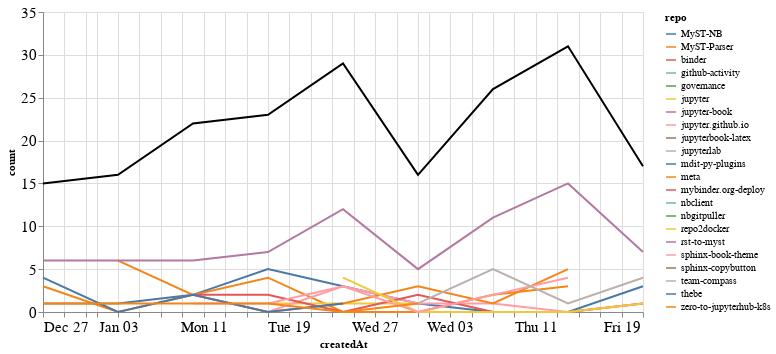

Here is the notebook cell this chart was saved with:
### Markdown cell above
### Comments

### Code cell
comments_time = comments.groupby('repo').resample('W', on='createdAt').count()['author'].reset_index()
comments_time = comments_time.rename(columns={'author': 'count'})
comments_time_total = comments_time.groupby('createdAt').agg({"count": "sum"}).reset_index()
ch1 = alt.Chart(comments_time, width=600).mark_line().encode(
    x='createdAt',
    y='count',
    color='repo',
    tooltip="repo"
)

ch2 = alt.Chart(comments_time_total, width=600).mark_line(color="black").encode(
    x='createdAt',
    y='count',
)

ch1 + ch2

### Figure 1 — Vega-Lite specification as saved in the notebook (floating-point values rounded to 4 significant figures)
{"config": {"axisLeft": {"labelFontSize": 15}, "axisBottom": {"labelFontSize": 15}}, "layer": [{"data": {"name": "data-101731305473db0edca0e23d5d144fbe"}, "mark": "line", "encoding": {"color": {"type": "nominal", "field": "repo"}, "tooltip": {"type": "nominal", "field": "repo"}, "x": {"type": "temporal", "field": "createdAt"}, "y": {"type": "quantitative", "field": "count"}}, "width": 600}, {"data": {"name": "data-9bb05378334a6281f7742c8236607548"}, "mark": {"type": "line", "color": "black"}, "encoding": {"x": {"type": "temporal", "field": "createdAt"}, "y": {"type": "quantitative", "field": "count"}}, "width": 600}], "$schema": "https://vega.github.io/schema/vega-lite/v4.8.1.json", "datasets": {"data-101731305473db0edca0e23d5d144fbe": [{"repo": "MyST-NB", "createdAt": "2021-01-03T00:00:00", "count": 1}, {"repo": "MyST-NB", "createdAt": "2021-01-10T00:00:00", "count": 2}, {"repo": "MyST-NB", "createdAt": "2021-01-17T00:00:00", "count": 5}, {"repo": "MyST-NB", "createdAt": "2021-01-24T00:00:00", "count": 3}, {"repo": "MyST-NB", "createdAt": "2021-01-31T00:00:00", "count": 1}, {"repo": "MyST-NB", "createdAt": "2021-02-07T00:00:00", "count": 0}, {"repo": "MyST-NB", "createdAt": "2021-02-14T00:00:00", "count": 0}, {"repo": "MyST-NB", "createdAt": "2021-02-21T00:00:00", "count": 3}, {"repo": "MyST-Parser", "createdAt": "2021-01-03T00:00:00", "count": 6}, {"repo": "MyST-Parser", "createdAt": "2021-01-10T00:00:00", "count": 2}, {"repo": "MyST-Parser", "createdAt": "2021-01-17T00:00:00", "count": 4}, {"repo": "MyST-Parser", "createdAt": "2021-01-24T00:00:00", "count": 0}, {"repo": "MyST-Parser", "createdAt": "2021-01-31T00:00:00", "count": 0}, {"repo": "MyST-Parser", "createdAt": "2021-02-07T00:00:00", "count": 2}, {"repo": "MyST-Parser", "createdAt": "2021-02-14T00:00:00", "count": 3}, {"repo": "binder", "createdAt": "2021-01-31T00:00:00", "count": 1}, {"repo": "github-activity", "createdAt": "2021-01-17T00:00:00", "count": 2}, {"repo": "governance", "createdAt": "2021-01-24T00:00:00", "count": 1}, {"repo": "jupyter", "createdAt": "2021-01-17T00:00:00", "count": 1}, {"repo": "jupyter", "createdAt": "2021-01-24T00:00:00", "count": 1}, {"repo": "jupyter", "createdAt": "2021-01-31T00:00:00", "count": 1}, {"repo": "jupyter-book", "createdAt": "2020-12-27T00:00:00", "count": 6}, {"repo": "jupyter-book", "createdAt": "2021-01-03T00:00:00", "count": 6}, {"repo": "jupyter-book", "createdAt": "2021-01-10T00:00:00", "count": 6}, {"repo": "jupyter-book", "createdAt": "2021-01-17T00:00:00", "count": 7}, {"repo": "jupyter-book", "createdAt": "2021-01-24T00:00:00", "count": 12}, {"repo": "jupyter-book", "createdAt": "2021-01-31T00:00:00", "count": 5}, {"repo": "jupyter-book", "createdAt": "2021-02-07T00:00:00", "count": 11}, {"repo": "jupyter-book", "createdAt": "2021-02-14T00:00:00", "count": 15}, {"repo": "jupyter-book", "createdAt": "2021-02-21T00:00:00", "count": 7}, {"repo": "jupyter.github.io", "createdAt": "2021-01-10T00:00:00", "count": 2}, {"repo": "jupyter.github.io", "createdAt": "2021-01-17T00:00:00", "count": 0}, {"repo": "jupyter.github.io", "createdAt": "2021-01-24T00:00:00", "count": 3}, {"repo": "jupyter.github.io", "createdAt": "2021-01-31T00:00:00", "count": 1}, {"repo": "jupyter.github.io", "createdAt": "2021-02-07T00:00:00", "count": 1}, {"repo": "jupyter.github.io", "createdAt": "2021-02-14T00:00:00", "count": 0}, {"repo": "jupyter.github.io", "createdAt": "2021-02-21T00:00:00", "count": 1}, {"repo": "jupyterbook-latex", "createdAt": "2021-02-07T00:00:00", "count": 2}, {"repo": "jupyterlab", "createdAt": "2021-02-07T00:00:00", "count": 1}, {"repo": "mdit-py-plugins", "createdAt": "2021-02-07T00:00:00", "count": 1}, {"repo": "meta", "createdAt": "2020-12-27T00:00:00", "count": 3}, {"repo": "meta", "createdAt": "2021-01-03T00:00:00", "count": 0}, {"repo": "meta", "createdAt": "2021-01-10T00:00:00", "count": 2}, {"repo": "meta", "createdAt": "2021-01-17T00:00:00", "count": 0}, {"repo": "meta", "createdAt": "2021-01-24T00:00:00", "count": 1}, {"repo": "meta", "createdAt": "2021-01-31T00:00:00", "count": 3}, {"repo": "meta", "createdAt": "2021-02-07T00:00:00", "count": 1}, {"repo": "meta", "createdAt": "2021-02-14T00:00:00", "count": 5}, {"repo": "mybinder.org-deploy", "createdAt": "2021-01-10T00:00:00", "count": 2}, {"repo": "mybinder.org-deploy", "createdAt": "2021-01-17T00:00:00", "count": 2}, {"repo": "mybinder.org-deploy", "createdAt": "2021-01-24T00:00:00", "count": 0}, {"repo": "mybinder.org-deploy", "createdAt": "2021-01-31T00:00:00", "count": 2}, {"repo": "mybinder.org-deploy", "createdAt": "2021-02-07T00:00:00", "count": 0}, {"repo": "mybinder.org-deploy", "createdAt": "2021-02-14T00:00:00", "count": 0}, {"repo": "mybinder.org-deploy", "createdAt": "2021-02-21T00:00:00", "count": 1}, {"repo": "nbclient", "createdAt": "2021-02-14T00:00:00", "count": 3}, {"repo": "nbgitpuller", "createdAt": "2021-01-10T00:00:00", "count": 2}, {"repo": "repo2docker", "createdAt": "2021-01-24T00:00:00", "count": 4}, {"repo": "repo2docker", "createdAt": "2021-01-31T00:00:00", "count": 0}, {"repo": "repo2docker", "createdAt": "2021-02-07T00:00:00", "count": 0}, {"repo": "repo2docker", "createdAt": "2021-02-14T00:00:00", "count": 0}, {"repo": "repo2docker", "createdAt": "2021-02-21T00:00:00", "count": 1}, {"repo": "rst-to-myst", "createdAt": "2021-01-03T00:00:00", "count": 1}, {"repo": "sphinx-book-theme", "createdAt": "2021-01-10T00:00:00", "count": 1}, {"repo": "sphinx-book-theme", "createdAt": "2021-01-17T00:00:00", "count": 1}, {"repo": "sphinx-book-theme", "createdAt": "2021-01-24T00:00:00", "count": 3}, {"repo": "sphinx-book-theme", "createdAt": "2021-01-31T00:00:00", "count": 0}, {"repo": "sphinx-book-theme", "createdAt": "2021-02-07T00:00:00", "count": 2}, {"repo": "sphinx-book-theme", "createdAt": "2021-02-14T00:00:00", "count": 4}, {"repo": "sphinx-copybutton", "createdAt": "2020-12-27T00:00:00", "count": 1}, {"repo": "sphinx-copybutton", "createdAt": "2021-01-03T00:00:00", "count": 1}, {"repo": "team-compass", "createdAt": "2021-01-31T00:00:00", "count": 1}, {"repo": "team-compass", "createdAt": "2021-02-07T00:00:00", "count": 5}, {"repo": "team-compass", "createdAt": "2021-02-14T00:00:00", "count": 1}, {"repo": "team-compass", "createdAt": "2021-02-21T00:00:00", "count": 4}, {"repo": "thebe", "createdAt": "2020-12-27T00:00:00", "count": 4}, {"repo": "thebe", "createdAt": "2021-01-03T00:00:00", "count": 0}, {"repo": "thebe", "createdAt": "2021-01-10T00:00:00", "count": 2}, {"repo": "thebe", "createdAt": "2021-01-17T00:00:00", "count": 0}, {"repo": "thebe", "createdAt": "2021-01-24T00:00:00", "count": 1}, {"repo": "zero-to-jupyterhub-k8s", "createdAt": "2020-12-27T00:00:00", "count": 1}, {"repo": "zero-to-jupyterhub-k8s", "createdAt": "2021-01-03T00:00:00", "count": 1}, {"repo": "zero-to-jupyterhub-k8s", "createdAt": "2021-01-10T00:00:00", "count": 1}, {"repo": "zero-to-jupyterhub-k8s", "createdAt": "2021-01-17T00:00:00", "count": 1}, {"repo": "zero-to-jupyterhub-k8s", "createdAt": "2021-01-24T00:00:00", "count": 0}, {"repo": "zero-to-jupyterhub-k8s", "createdAt": "2021-01-31T00:00:00", "count": 1}], "data-9bb05378334a6281f7742c8236607548": [{"createdAt": "2020-12-27T00:00:00", "count": 15}, {"createdAt": "2021-01-03T00:00:00", "count": 16}, {"createdAt": "2021-01-10T00:00:00", "count": 22}, {"createdAt": "2021-01-17T00:00:00", "count": 23}, {"createdAt": "2021-01-24T00:00:00", "count": 29}, {"createdAt": "2021-01-31T00:00:00", "count": 16}, {"createdAt": "2021-02-07T00:00:00", "count": 26}, {"createdAt": "2021-02-14T00:00:00", "count": 31}, {"createdAt": "2021-02-21T00:00:00", "count": 17}]}}
